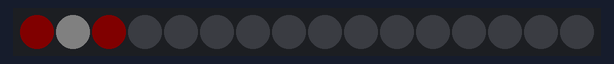
This sketch was run on a simulated Arduino Uno, built with avr-gcc and run on an emulated ATmega328P. Shown: 16 RGB LEDs in strip order, left to right. Dim RGB values are drawn brighter than linear.

Above: at 0.16 s.
At 0.91 s:
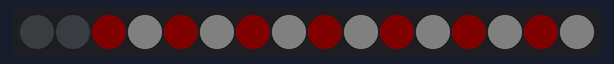
At 1.66 s:
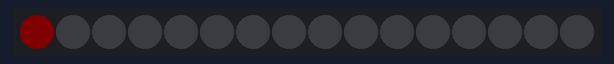

Measured:
- by itself, everything shown: repeats every 1.6 s, in 32 steps

The sketch:

Veilleuses_AnimsBaliroads.ino
```cpp
#include <Arduino.h>
#include <Wire.h>
#include <SoftwareSerial.h>

// NEO PIXEL LIB
#include <Adafruit_NeoPixel.h>
#ifdef __AVR__
  #include <avr/power.h>
#endif

#define PIN            6
#define NUMBALIROADS      16

Adafruit_NeoPixel pixels = Adafruit_NeoPixel(NUMBALIROADS, PIN, NEO_GRB + NEO_KHZ800);

// Timing
int timeNext = 50;
// int timeOn = 400;
int indexOn = 0;
unsigned long TlastOn = 0;
// unsigned long timesOn[NUMBALIROADS];
bool goOn = true;


// ON OFF
void baliroad_ON(int id){
  if (id % 2) { pixels.setPixelColor(id, pixels.Color(5,5,5)); }
  else pixels.setPixelColor(id, pixels.Color(5,0,0));
}
void baliroad_OFF(int id){
  pixels.setPixelColor(id, pixels.Color(0,0,0));
}


void setup() {

  Serial.begin(9600);
  pixels.begin();

}


void loop() {

  unsigned long Tnow = millis();

  // ANIM TYPE 1
  // // ON
  // if(Tnow-TlastOn>=timeNext){
  //   baliroad_ON(indexOn);
  //   timesOn[indexOn] = Tnow;
  //   TlastOn = Tnow;
  //   indexOn ++;
  //   if(indexOn == NUMBALIROADS){ indexOn=0; }
  // }
  // // OFF
  // for(int i = 0; i < NUMBALIROADS; i++){
  //   if(Tnow-timesOn[i] >= timeOn){
  //     baliroad_OFF(i);
  //   }
  // }

  // ANIM TYPE 2
  // ON
  if(Tnow-TlastOn>=timeNext){
    if(goOn == true){ baliroad_ON(indexOn); }
    else baliroad_OFF(indexOn);
    TlastOn = Tnow;
    indexOn ++;
    if(indexOn == NUMBALIROADS){ indexOn=0; goOn = !goOn; }
  }

  pixels.show();
}
```
